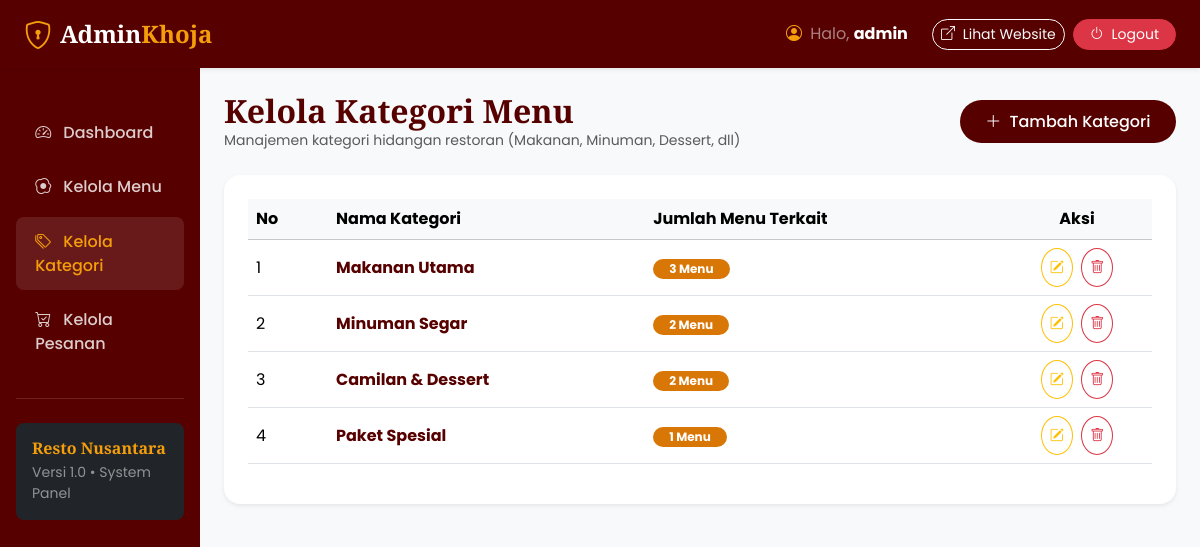
Page /admin/kategori.php (signed in) on the committed database.
### tables this page shows
CREATE TABLE `kategori` (
  `id_kategori` INT(11) NOT NULL AUTO_INCREMENT,
  `nama_kategori` VARCHAR(50) NOT NULL,
  PRIMARY KEY (`id_kategori`)
);

### admin/kategori.php (the view, shortened to what this page needs)
<?php
require_once __DIR__ . '/header.php';
try {
    $categories = $pdo->query("SELECT k.*, (SELECT COUNT(*) FROM menu m WHERE m.id_kategori = k.id_kategori) as jumlah_menu FROM kategori k ORDER BY k.id_kategori ASC")->fetchAll();
} catch (Exception $e) {
    $categories = [];
}
?>
<div class="d-flex justify-content-between align-items-center mb-4">
    <div>
        <h2 class="font-heading fw-bold text-dark-green mb-0">Kelola Kategori Menu</h2>
        <p class="text-muted small mb-0">Manajemen kategori hidangan restoran (Makanan, Minuman, Dessert, dll)</p>
    </div>
    <button type="button" class="btn btn-dark-custom" data-bs-toggle="modal" data-bs-target="#modalTambahKategori">
        <i class="bi bi-plus-lg me-1"></i> Tambah Kategori
    </button>
</div>
<div class="card border-0 shadow-sm rounded-4 bg-white p-4">
    <div class="table-responsive">
        <table class="table align-middle">
            <thead class="table-light">
                <tr>
                    <th style="width: 80px;">No</th>
                    <th>Nama Kategori</th>
                    <th>Jumlah Menu Terkait</th>
                    <th class="text-center" style="width: 150px;">Aksi</th>
                </tr>
            </thead>
            <tbody>
                <?php if (count($categories) > 0): ?>
                    <?php $no = 1; foreach ($categories as $cat): ?>
                        <tr>
                            <td><?= $no++ ?></td>
                            <td class="fw-bold text-dark-green"><?= htmlspecialchars($cat['nama_kategori']) ?></td>
                            <td>
                                <span class="badge bg-light-green text-white px-3 py-1 rounded-pill">
                                    <?= $cat['jumlah_menu'] ?> Menu
                                </span>
                            </td>
                            <td class="text-center">
                                <button class="btn btn-sm btn-outline-warning rounded-circle p-2 me-1"
                                        data-bs-toggle="modal"
                                        data-bs-target="#modalEditKategori<?= $cat['id_kategori'] ?>"
                                        title="Edit Kategori">
                                    <i class="bi bi-pencil-square"></i>
                                </button>
                                <a href="kategori.php?delete=<?= $cat['id_kategori'] ?>"
                                   class="btn btn-sm btn-outline-danger rounded-circle p-2"
                                   onclick="return confirm('Apakah Anda yakin ingin menghapus kategori ini? Seluruh menu di kategori ini juga akan terhapus!');"
                                   title="Hapus Kategori">
                                    <i class="bi bi-trash"></i>
                                </a>
                            </td>
                        </tr>
                    <?php endforeach; ?>
                <?php else: ?>
                    <tr>
                        <td colspan="4" class="text-center text-muted py-4">Belum ada kategori ditambahkan.</td>
                    </tr>
                <?php endif; ?>
            </tbody>
        </table>
    </div>
</div>
<?php require_once __DIR__ . '/footer.php'; ?>

### admin/header.php (shortened to what this page needs)
<?php
$current_script = basename($_SERVER['PHP_SELF']);
?>
<!DOCTYPE html>
<html lang="id">
<head>
    <link href="https://cdn.jsdelivr.net/npm/bootstrap@5.3.2/dist/css/bootstrap.min.css" rel="stylesheet">
    <link rel="stylesheet" href="https://cdn.jsdelivr.net/npm/bootstrap-icons@1.11.3/font/bootstrap-icons.min.css">
    <link rel="stylesheet" href="../assets/css/style.css">
</head>
<body class="bg-light">
<?php if ($current_script !== 'login.php'): ?>
    <header class="navbar navbar-expand-lg navbar-dark bg-dark-green sticky-top shadow-sm py-2">
        <div class="container-fluid px-4">
            <a class="navbar-brand font-heading fw-bold fs-4 d-flex align-items-center gap-2" href="dashboard.php">
                <i class="bi bi-shield-lock text-gold fs-3"></i>
                <span>Admin<span class="text-gold">Khoja</span></span>
            </a>
            <div class="collapse navbar-collapse" id="adminNavbar">
                <ul class="navbar-nav ms-auto mb-2 mb-lg-0 align-items-center gap-2">
                    <li class="nav-item me-3 text-white-50">
                        <i class="bi bi-person-circle text-gold me-1"></i> Halo, <strong class="text-white"><?= htmlspecialchars($_SESSION['admin_user'] ?? 'Admin') ?></strong>
                    </li>
                    <li class="nav-item">
                        <a href="../index.php" target="_blank" class="btn btn-outline-light btn-sm rounded-pill">
                            <i class="bi bi-box-arrow-up-right me-1"></i> Lihat Website
                        </a>
                    </li>
                    <li class="nav-item">
                        <a href="logout.php" class="btn btn-danger btn-sm rounded-pill px-3" onclick="return confirm('Yakin ingin keluar dari panel admin?');">
                            <i class="bi bi-power me-1"></i> Logout
                        </a>
                    </li>
                </ul>
            </div>
        </div>
    </header>
    <div class="container-fluid">
        <div class="row">
            <nav class="col-md-3 col-lg-2 d-md-block admin-sidebar collapse px-3">
                <div class="position-sticky pt-3">
                    <ul class="nav flex-column">
                        <li class="nav-item">
                            <a class="nav-link <?= ($current_script == 'dashboard.php') ? 'active' : '' ?>" href="dashboard.php">
                                <i class="bi bi-speedometer2 me-2"></i> Dashboard
                            </a>
                        </li>
                        <li class="nav-item">
                            <a class="nav-link <?= ($current_script == 'menu.php') ? 'active' : '' ?>" href="menu.php">
                                <i class="bi bi-egg-fried me-2"></i> Kelola Menu
                            </a>
                        </li>
                        <li class="nav-item">
                            <a class="nav-link <?= ($current_script == 'kategori.php') ? 'active' : '' ?>" href="kategori.php">
                                <i class="bi bi-tags me-2"></i> Kelola Kategori
                            </a>
                        </li>
                        <li class="nav-item">
                            <a class="nav-link <?= ($current_script == 'pesanan.php') ? 'active' : '' ?>" href="pesanan.php">
                                <i class="bi bi-cart-check me-2"></i> Kelola Pesanan
                            </a>
                        </li>
                    </ul>
                    <hr class="text-white-50 my-4">
                    <div class="p-3 bg-dark text-white-50 rounded-3 small">
                        <h6 class="text-gold font-heading fw-bold mb-1">Resto Nusantara</h6>
                        <p class="mb-0">Versi 1.0 &bull; System Panel</p>
                    </div>
                </div>
            </nav>
            <main class="col-md-9 ms-sm-auto col-lg-10 px-md-4 py-4">
<?php endif; ?>

### admin/footer.php (shortened to what this page needs)
<?php
$current_script = basename($_SERVER['PHP_SELF']);
if ($current_script !== 'login.php'):
?>
            </main>
        </div>
    </div>
<?php endif; ?>
</body>
</html>

### assets/css/style.css (style rules this page uses)
:root { --color-dark-green: #570000; --color-dark-green-hover: #cc6d69; --color-light-green: #D97706; --color-light-green-bg: #E0F2FE; --color-gold: #F59E0B; --color-gold-hover: #D97706; --color-white: #FFFFFF; --color-bg: #fcf9f8; --color-text-dark: #0F172A; --color-text-muted: #64748B; --box-shadow-soft: 0 10px 30px rgba(15, 23, 42, 0.08); --box-shadow-hover: 0 15px 35px rgba(21, 30, 49, 0.15); --font-heading: 'Playfair Display', serif; --font-body: 'Poppins', sans-serif; --radius-rounded: 50rem; --radius-card: 1.25rem; }
body { font-family: var(--font-body); background-color: var(--color-bg); color: var(--color-text-dark); display: flex; flex-direction: column; min-height: 100vh; }
main { flex: 1; }
h1, h2, h3, h4, .font-heading { font-family: var(--font-heading); }
.bg-dark-green { background-color: var(--color-dark-green) !important; }
.bg-light-green { background-color: var(--color-light-green) !important; }
.text-dark-green { color: var(--color-dark-green) !important; }
.text-gold { color: var(--color-gold) !important; }
.btn-dark-custom { background-color: var(--color-dark-green); color: var(--color-white); border: none; font-weight: 500; padding: 0.6rem 1.6rem; border-radius: var(--radius-rounded); transition: all 0.3s ease; }
.admin-sidebar { background-color: var(--color-dark-green); min-height: 100vh; color: var(--color-white); padding-top: 1.5rem; }
.admin-sidebar .nav-link { color: rgba(255, 255, 255, 0.8); padding: 0.8rem 1.2rem; border-radius: 0.5rem; margin-bottom: 0.3rem; font-weight: 500; transition: all 0.2s ease; }
.admin-sidebar .nav-link:hover, .admin-sidebar .nav-link.active { color: var(--color-gold); background-color: rgba(255, 255, 255, 0.1); }

### rows in the picture
kategori: nama_kategori "Makanan Utama", jumlah_menu "3"
kategori: nama_kategori "Minuman Segar", jumlah_menu "2"
kategori: nama_kategori "Camilan & Dessert", jumlah_menu "2"
kategori: nama_kategori "Paket Spesial", jumlah_menu "1"

### other values in the picture
$_SESSION['admin_user'] "admin"
